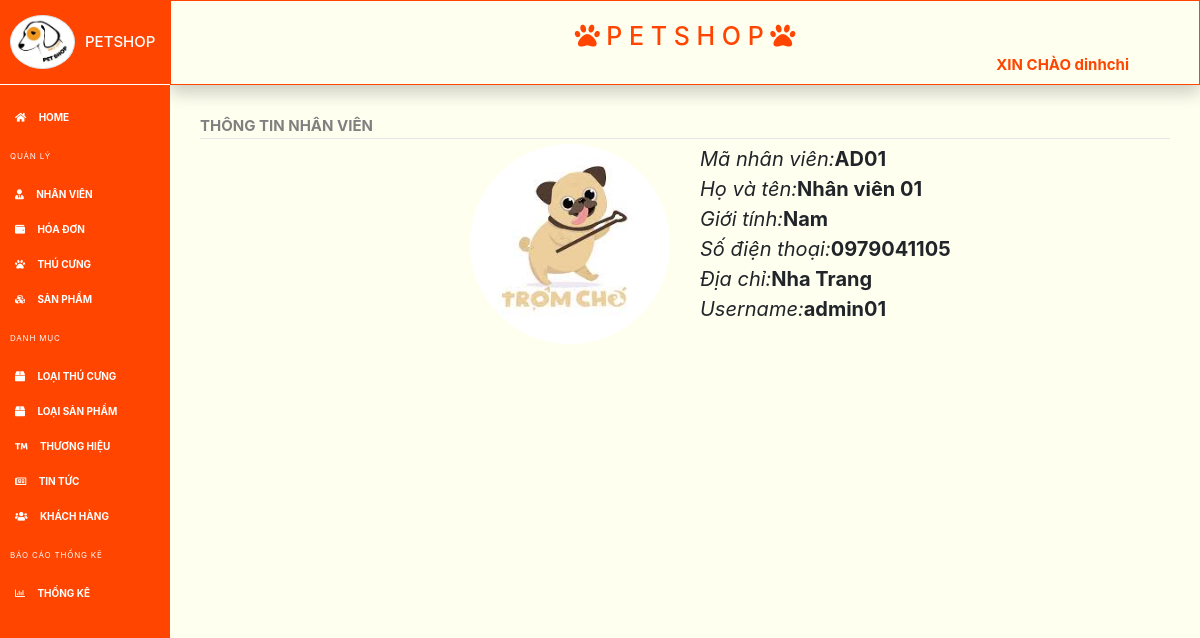
The page /details-nhanvien.php?ma_nv=AD01 (signed in) on the database its author committed.
### tables this page shows
CREATE TABLE `quan_tri` (
  `ma_qt` varchar(10) NOT NULL,
  `ho_ten` varchar(100) NOT NULL,
  `gioi_tinh` int(11) NOT NULL,
  `sdt` varchar(11) NOT NULL,
  `dia_chi` varchar(200) NOT NULL,
  `anh_dai_dien` text NOT NULL,
  `username` varchar(20) NOT NULL,
  `password` varchar(20) NOT NULL
);

### details-nhanvien.php (the view, shortened to what this page needs)
<?php
    require('include/header-ad.php');
    require("connection/connect.php");
    $us = $_GET['ma_nv'];
    $gt="";
    $query="SELECT * FROM quan_tri WHERE ma_qt = '$us'";
    $result=mysqli_query($dbc,$query);
        if(mysqli_num_rows($result)<>0)
        {   $rows=mysqli_num_rows($result);
            while($row=mysqli_fetch_array($result, MYSQLI_ASSOC))
            {
                if($row['gioi_tinh'] == 1) $gt = "Nam";
                else $gt = "Nữ";
                 echo '<fieldset>
    <legend>THÔNG TIN NHÂN VIÊN</legend>
    <div class="boder-box">
        <div class="row">
    <div class="col-lg-6"><img src="images/'.$row['anh_dai_dien'].'" style="border-radius: 50%;float:right;" width="200px" height="200px"></div>
    <div class="col-lg-6" style="font-size:20px">
        <i>Mã nhân viên:</i><b>'.$row['ma_qt'].'</b></br>
        <i>Họ và tên:</i><b>'.$row['ho_ten'].'</b></br>
        <i>Giới tính:</i><b>'.$gt.'</b></br>
        <i>Số điện thoại:</i><b>'.$row['sdt'].'</b></br>
        <i>Địa chỉ:</i><b>'.$row['dia_chi'].'</b></br>
        <i>Username:</i><b>'.$row['username'].'</b>
    </div>
</div>
    </div>
</fieldset>';
            }
        }
 ?>

### include/style-ad.css (style rules this page uses)
body { min-height: 100vh; overflow-x: hidden; background-color: #FFFFF0 ; }
legend { color: #808080; font-weight: bold; }

### rows shown on the page
quan_tri: anh_dai_dien (picture), ma_qt "AD01", ho_ten "Nhân viên 01", gioi_tinh "Nam", sdt "0979041105", dia_chi "Nha Trang", username "admin01"

### other values the page prints
$_SESSION['username'] "dinhchi"
